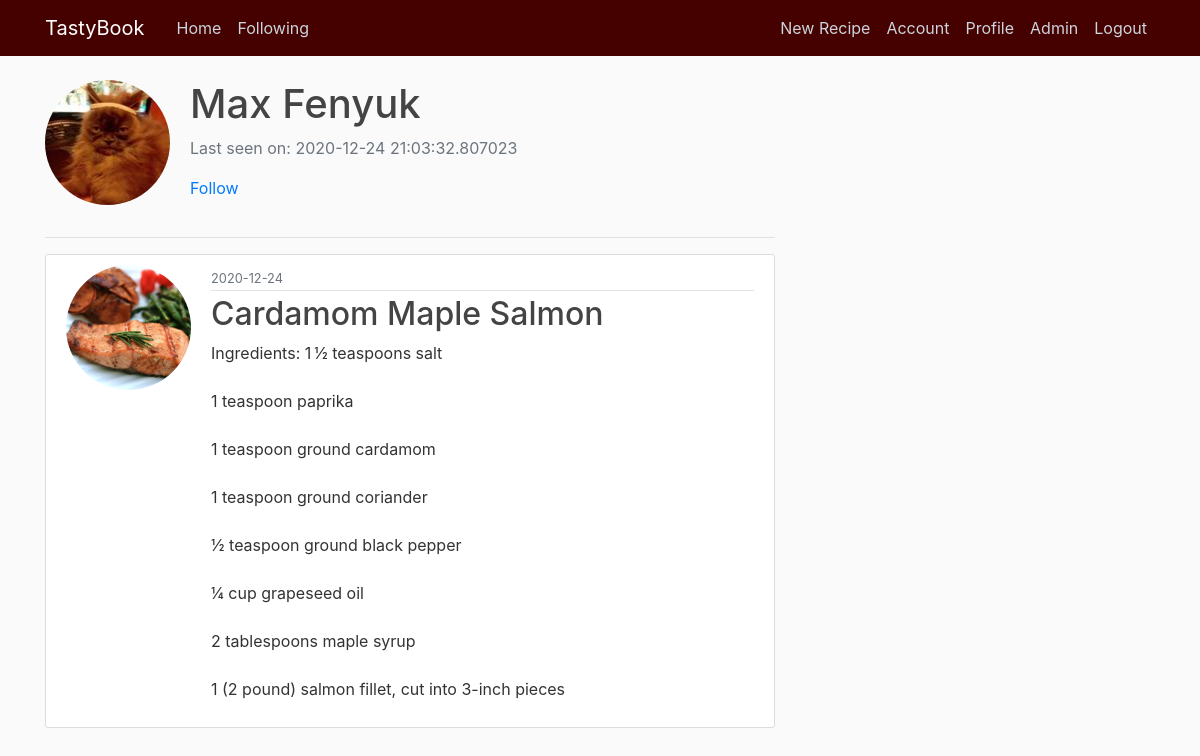
/user/Max Fenyuk (signed in), run on the app's committed database.
### flaskblog/models.py (models this page shows, shortened)
class User(db.Model, UserMixin):
	id = db.Column(db. Integer, primary_key=True)
	username = db.Column(db.String(20), unique=True, nullable=False)
	email = db.Column(db.String(120), unique=True, nullable=False)
	image_file = db.Column(db.String(20), nullable=False, default='default.png')
	password = db.Column(db.String(60), nullable=False)
	recipes = db.relationship( 'Recipe', backref='author', lazy=True)
	about_me = db.Column(db.String(140))
	last_seen = db.Column(db.DateTime, default=datetime.utcnow)
	admin = db.Column(db.Boolean())
	notes = db.Column(db.UnicodeText)
	followed = db.relationship(
        'User', secondary=followers,
        primaryjoin=(followers.c.follower_id == id),
        secondaryjoin=(followers.c.followed_id == id),
        backref=db.backref('followers', lazy='dynamic'), lazy='dynamic')
	def is_following(self, user):
		return self.followed.filter(
			followers.c.followed_id == user.id).count() > 0

class Recipe(db.Model):
	id = db.Column(db.Integer, primary_key=True)
	name = db.Column(db.String(100), nullable=False)
	ingredients = db.Column(db.Text, nullable=False)
	recipe = db.Column(db.Text, nullable=False)
	image_file = db.Column(db.String(20), nullable=False)#, default='default.png')
	date_posted = db.Column(db.DateTime, nullable=False, default=datetime.utcnow)
	user_id = db.Column(db.Integer, db.ForeignKey('user.id'), nullable=False)

### flaskblog/routes.py (the view)
@app.route('/user/<username>')
@login_required
def user(username):
    user = User.query.filter_by(username=username).first_or_404()
    page = request.args.get('page', 1, type=int)
    recipes = Recipe.query.filter_by(user_id=user.id).paginate(page, 20, False)
    return render_template('user.html', user=user, recipes=recipes.items)

### flaskblog/models.py (called while the page is built)
@login_manager.user_loader
def load_user(user_id):
	return User.query.get(int(user_id))

### flaskblog/routes.py (called while the page is built)
@app.before_request
def before_request():
    if current_user.is_authenticated:
        current_user.last_seen = datetime.utcnow()
        db.session.commit()

### flaskblog/templates/user.html (shortened to what this page needs)
{% extends "layout.html" %}
{% block content %}
    <table>
        <div class="media">
            <div class="media">
            <img class="rounded-circle account-img" src="{{ url_for('static', filename='profile_pics/' + user.image_file) }}">
        <div class="media-body">
            <h2 class="account-heading">{{ user.username }}</h2>
            {% if user.last_seen %}
                <p class="text-secondary">Last seen on: {{ user.last_seen }}</p>
            {% endif %}
            {% if user == current_user %}
                <p><a href="{{ url_for('edit_profile') }}">Edit your profile</a></p>
            {% elif not current_user.is_following(user) %}
                <p><a href="{{ url_for('follow', username=user.username) }}">Follow</a></p>
            {% else %}
                <p><a href="{{ url_for('unfollow', username=user.username) }}">Unfollow</a></p>
            {% endif %}
        </div>
    </table>
    <hr>
    {% for recipe in recipes %}
        {% include '_recipe.html' %}
    {% endfor %}
{% endblock %}

### flaskblog/templates/_recipe.html
<table>
    <tr valign="top">
        <article class="media content-section">
          <img class="rounded-circle account-img" src="{{ url_for('static', filename='recipe_pics/' + recipe.image_file) }}">
          <div class="media-body">
            <div class="article-metadata">
              <small class="text-muted">{{ recipe.date_posted.strftime('%Y-%m-%d') }}</small>
            </div>
            <h2><a class="article-title" href="{{ url_for('recipe', recipe_id=recipe.id) }}">{{ recipe.name }}</a></h2>
            <p class="article-content">Ingredients: {{ recipe.ingredients }}</p>
          </div>
        </article>
    </tr>
</table>

### flaskblog/static/Main.css (style rules this page uses)
body { background: #fafafa; color: #333333; margin-top: 5rem; }
h1, h2, h3, h4, h5, h6 { color: #444444; }
.content-section { background: #ffffff; padding: 10px 20px; border: 1px solid #dddddd; border-radius: 3px; margin-bottom: 20px; }
.article-title { color: #444444; }
.article-content { white-space: pre-line; }
.article-metadata { padding-bottom: 1px; margin-bottom: 4px; border-bottom: 1px solid #e3e3e3 }
.account-img { height: 125px; width: 125px; margin-right: 20px; margin-bottom: 16px; }
.account-heading { font-size: 2.5rem; }

### data on the page
User: image_file (picture), username "Max Fenyuk", last_seen "2020-12-24 21:03:32.807023"
Recipe: image_file (picture), date_posted "2020-12-24", name "Cardamom Maple Salmon", ingredients "1 ½ teaspoons salt 1 teaspoon paprika 1 teaspoon ground cardamom 1 teaspoon ground coriander ½ teaspoon ground black pepper ¼ cup grapeseed oil 2 tablespoons maple syrup 1 (2 pound) salmon fillet, cut into 3-inch pieces"
